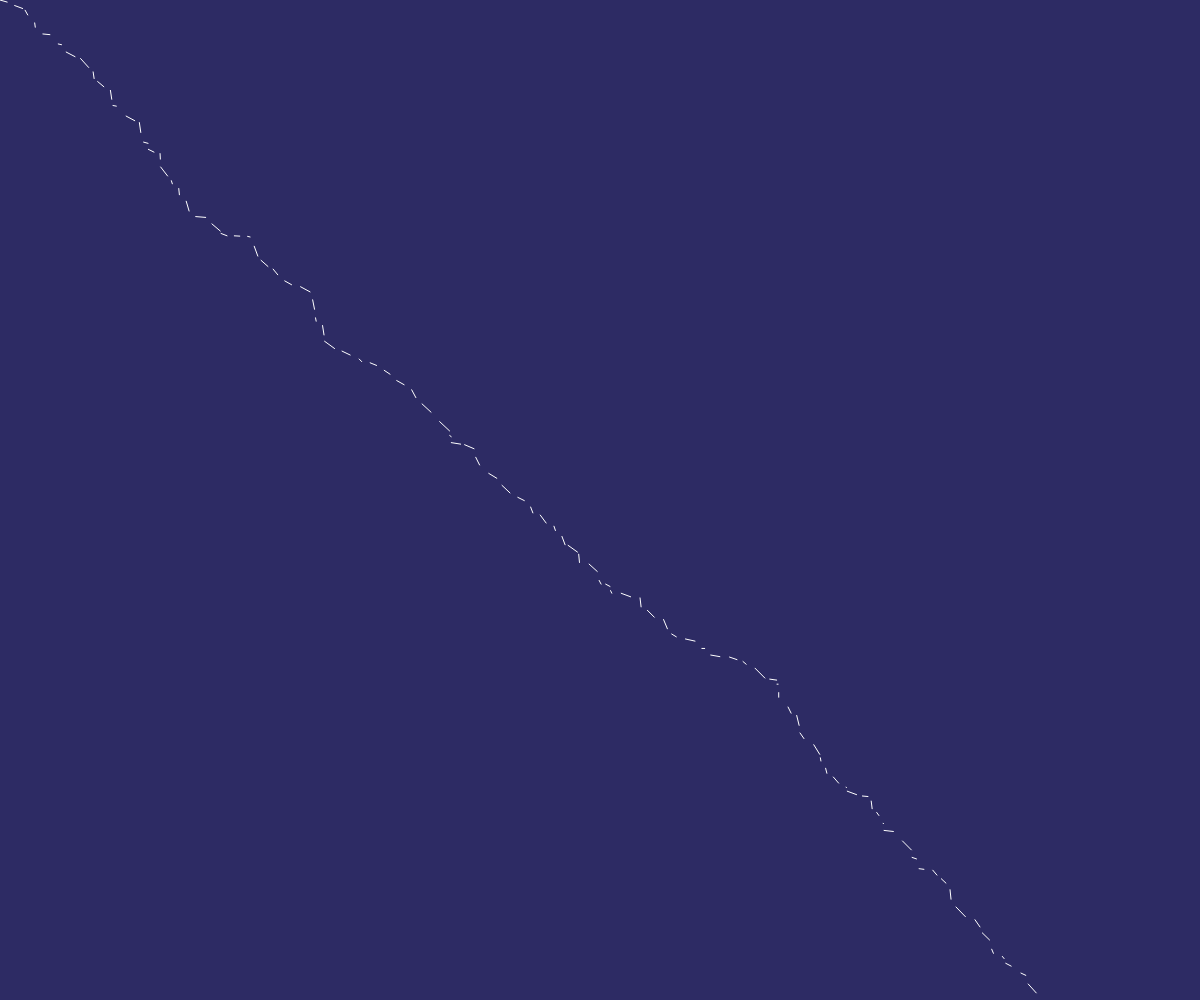
Frame 1 (no input)
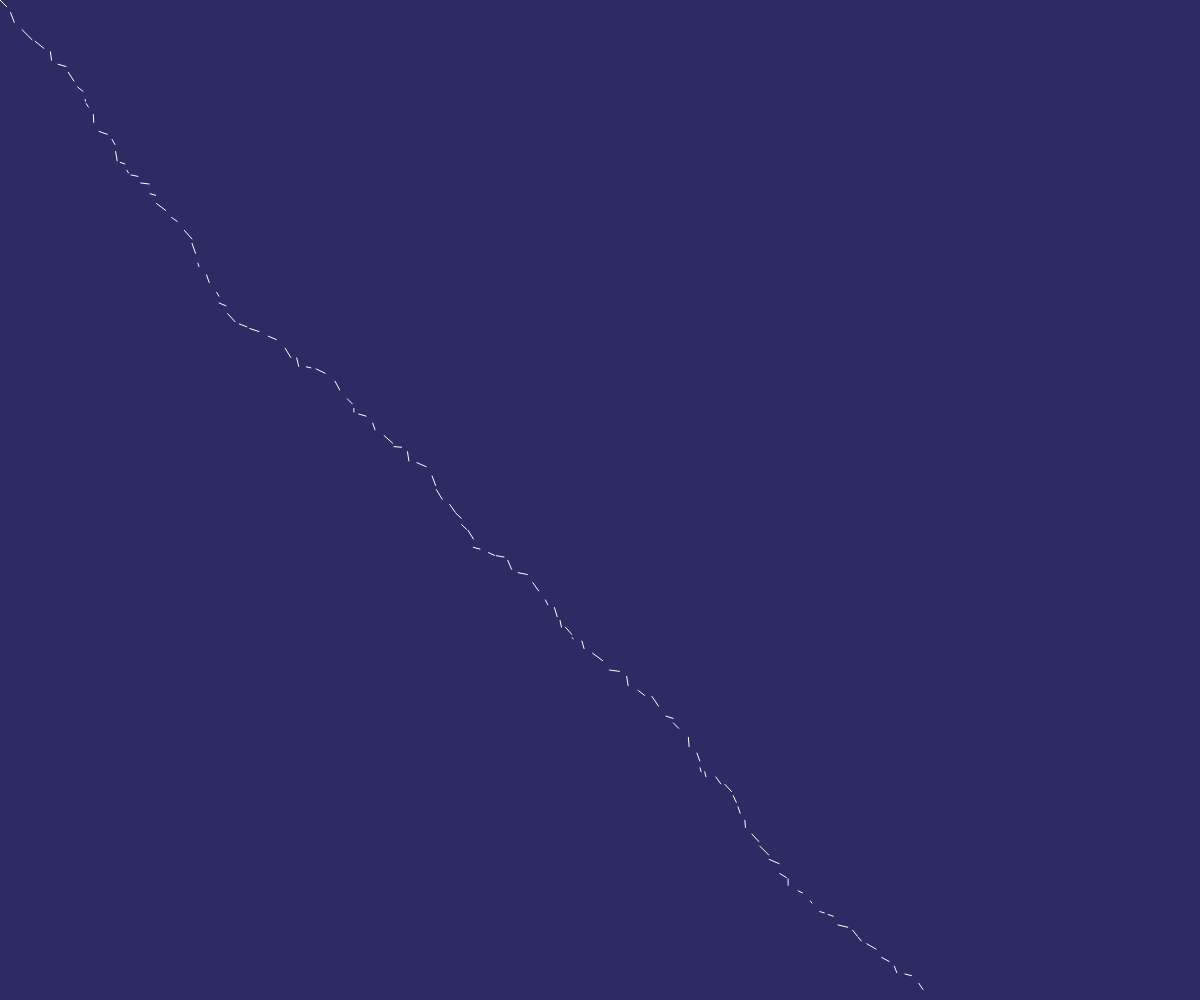
Frame 2 (the mouse pressed at the canvas centre, redrawn once)

The p5.js sketch that drew these frames (run headless with seeded random() and noise() and a simulated clock; the mouse was pressed at the canvas centre and the sketch redrawn once):

// p5.js sketch
// ── sketch.js
function setup() {
  createCanvas (windowWidth,windowHeight);
  
  noLoop();
}

function draw() {
  var x = 0;
  var y = 0;
  background (45,43,100);
  stroke (255);
  beginShape (LINES);
  while(x < width && y < height ) {
    vertex (x,y);
    x+= random(10);
    y+= random(10);
  }
  endShape();
}
